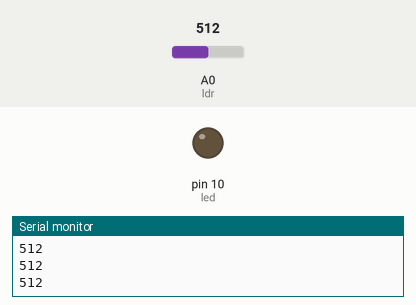
Simulated run of this sketch. Board: Arduino Uno, built with avr-gcc and run on an emulated ATmega328P. Parts: output pins drawn as LEDs (lit = HIGH), the last lines printed to the serial monitor. Inputs (shaded band) come from the test bench; at power-on: A0 (ldr) = 512.

Above: at 1.2 s.
1.3 s: A0 (ldr) set to 484
At 2.0 s:
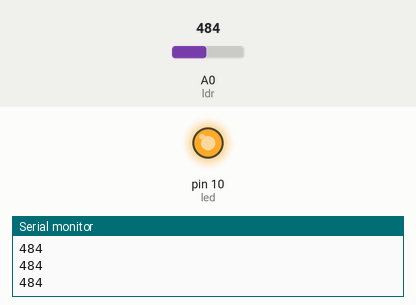
2.8 s: A0 (ldr) set to 510
At 3.3 s:
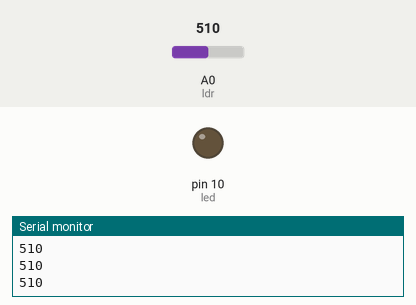
4.3 s: A0 (ldr) set to 490
At 5.6 s:
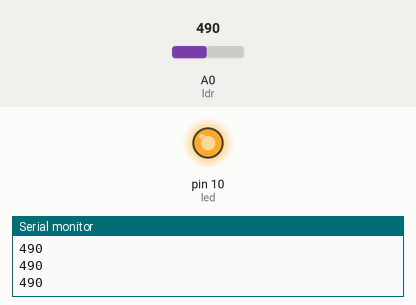
Timing chart, 0 to 7.3 s (numbered marks = the images above; inputs shaded):
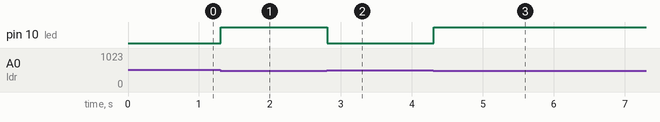

Measured:
- the behaviour switches between 500 and 499 on A0 (ldr) (found by bisection; images 0 and 1)
- after the input at 1.3 s, pin 10 (led): LOW → HIGH at once
- after the input at 2.8 s, pin 10 (led): HIGH → LOW at once
- after the input at 4.3 s, pin 10 (led): LOW → HIGH at once

The sketch:

liga_led_com_sensor_ldr.ino
```cpp
int led = 10;
int ldr = A0;
int valorldr = 0;

void setup() {
  pinMode(ldr, INPUT);
  pinMode(led, OUTPUT);
  Serial.begin(9600);
}

void loop() {
  valorldr = analogRead(ldr);
  Serial.println(valorldr);
  if (valorldr < 500) {
    digitalWrite(led, HIGH);
  } else {
    digitalWrite(led, LOW);
  }
}
```
